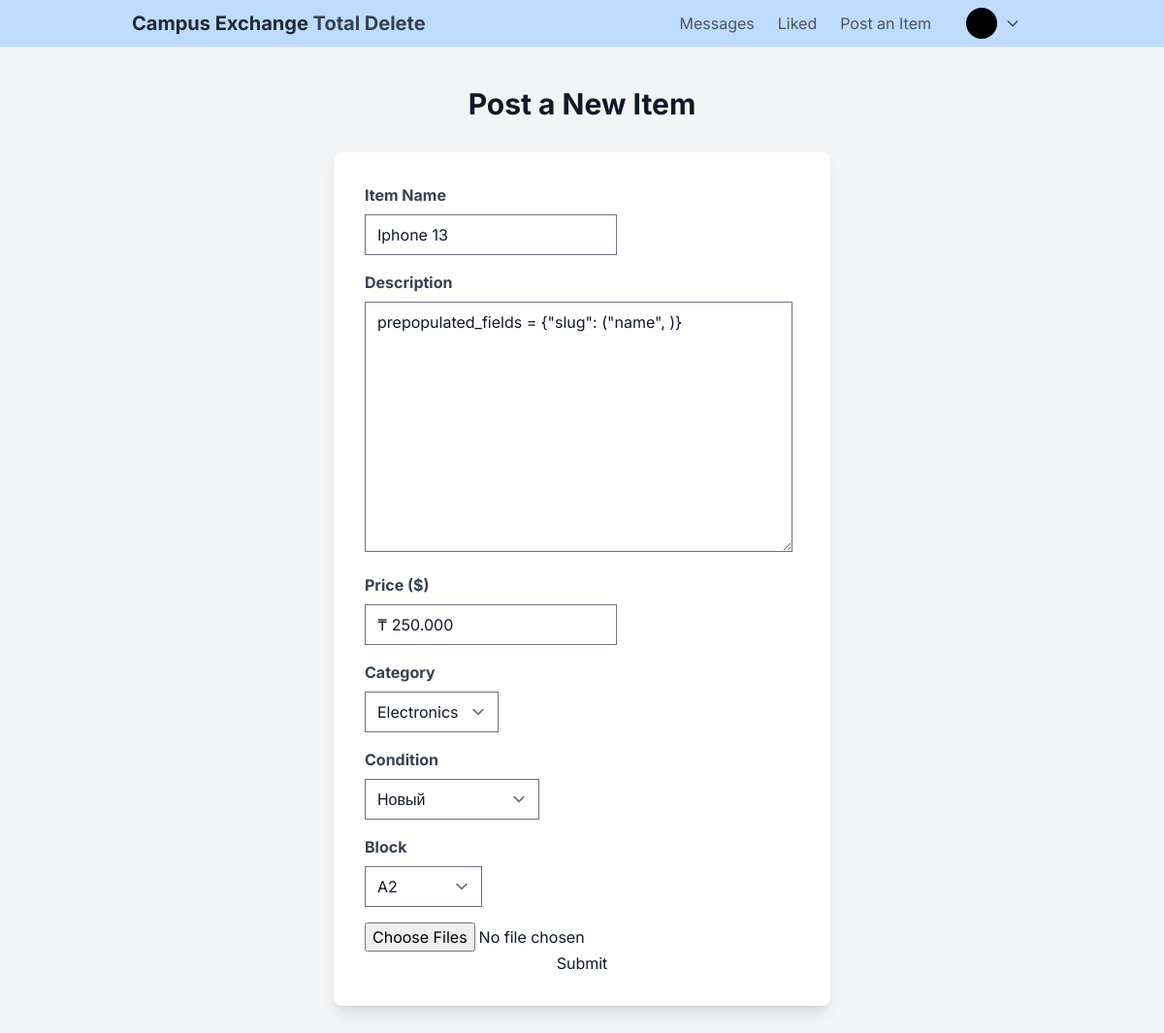
Page /edit-post/iphone-13-250000 (signed in) on the committed database.
### app/models.py (models this page shows, shortened)
class Post(models.Model):
    product_choice = {
        "new": "Новый",
        "used": "Использованный"
    }
    block_choice = {
        "A1":"A1",
        "A2":"A2"
    }
    title = models.CharField("Название товара", max_length=25)
    content = models.TextField("Подробно о товаре")
    price = models.IntegerField("Стоимость товара")
    condition = models.CharField("Состояние товара", choices=product_choice, max_length=20)
    block = models.CharField("Блок", max_length=10, choices=block_choice)
    category = models.ForeignKey(Category, on_delete=models.CASCADE)
    creator = models.ForeignKey(User, on_delete=models.CASCADE)
    created_at = models.DateTimeField("Дата создания", auto_now_add=True)
    slug = models.SlugField(max_length=255, unique=True, db_index=True, verbose_name="URL", blank=True, null=True)

### app/views.py (the view, shortened to what this page needs)
# urls.py: path('edit-post/<slug:slug>', app_views.EditPost.as_view(), name='edit-post'),
class EditPost(LoginRequiredMixin, UpdateView):
    model = Post
    form_class = PostForm
    template_name = 'dist/post.html'
    success_url = reverse_lazy('app:home-page')
    def get_context_data(self, **kwargs):
        context =  super().get_context_data(**kwargs)
        context['page'] = 'edit'
        return context

### app/forms.py
class PostForm(forms.ModelForm):
    class Meta:
        model = Post
        exclude = ['creator']
        widgets = {
        }

### app/models.py (called while the page is built)
    def __str__(self):
        return self.name

### app/templates/dist/post.html (shortened to what this page needs)
{% extends 'dist/main.html' %}
{% load static %}
 {% block content %}
<section class="container mx-auto my-10">
	<h2 class="mb-8 text-center text-3xl font-bold">Post a New Item</h2>
	<div class="mx-auto max-w-lg rounded-lg bg-white p-8 shadow-lg">
		<form action="#" method="POST" enctype="multipart/form-data">
			<div class="mb-4">
				<label
					class="mb-2 block font-bold text-gray-700"
					for="item-name"
					>Item Name</label
				>
				{% csrf_token %} {{form.title}}
			</div>
			<div class="mb-4">
				<label
					class="mb-2 block font-bold text-gray-700"
					for="description"
					>Description</label
				>
				{{form.content}}
			</div>
			<div class="mb-4">
				<label class="mb-2 block font-bold text-gray-700" for="price"
					>Price ($)</label
				>
				{% if page == 'edit' %}
				<input type="text" class="currency-input" oninput="format_number(this)" maxlength="9" value="{{post.price}}">
				{% else %}
				<input type="text" class="currency-input" oninput="format_number(this)" maxlength="9">
				{% endif %}
			</div>
			<div class="mb-4">
				<label class="mb-2 block font-bold text-gray-700" for="price"
					>Category</label
				>
				{{form.category}}
			</div>
			<div class="mb-4">
				<label class="mb-2 block font-bold text-gray-700" for="price"
					>Condition</label
				>
				{{form.condition}}
			</div>
			<div class="mb-4">
				<label class="mb-2 block font-bold text-gray-700" for="price"
					>Block</label
				>
				{{form.block}}
			</div>
				<input type="file" name="files" class="files"multiple accept=".png, .jpg, .jpeg">
			<div class="text-center">
				<input type="submit" value="Submit" />
			</div>
		</form>
	</div>
</section>
{% endblock content %}
{% block externals %}
<link rel="stylesheet" href="{% static 'css/drag.css'%}">
{% endblock externals %}

### app/static/css/drag.css (style rules this page uses)
body { font-family: sans-serif; }

### rows in the picture
Post: title "Iphone 13", content "prepopulated_fields = {\"slug\": (\"name\", )}", price "₸ 250.000", category "Electronics", condition "Новый", block "A2"
